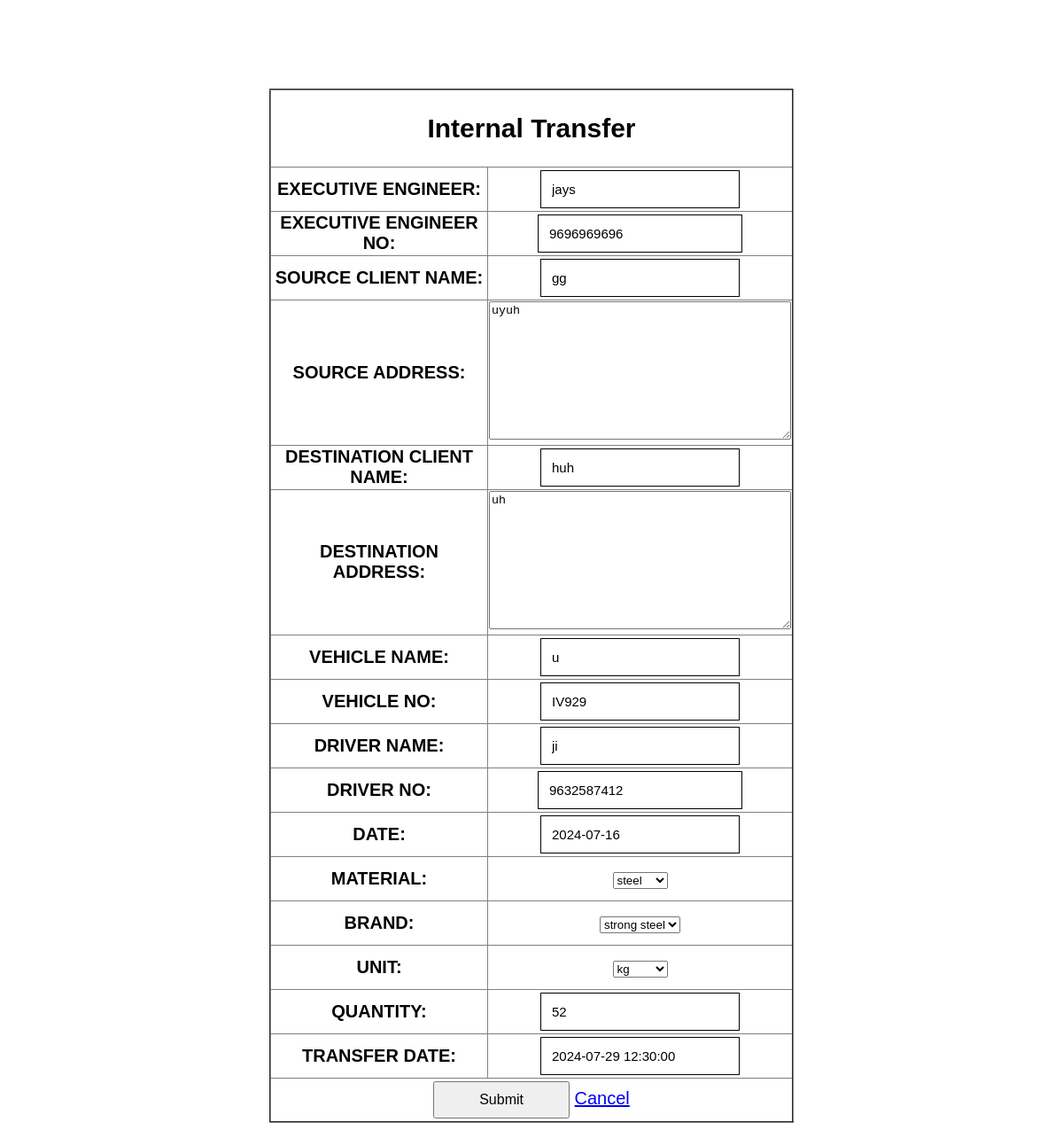
Screenshot of /updateinternaltransfer/4 (signed in) with the database file from the repository.
### construction/models.py (models this page shows)
class internaltransfer (models.Model):
    executiveengineer = models.CharField(max_length=50)
    executiveengineernum = models.BigIntegerField()
    sourceclientname = models.CharField(max_length=50)
    sourceaddress = models.TextField()
    destinationclientname = models.CharField(max_length=50)
    destinationaddress = models.TextField()
    vehiclename = models.CharField(max_length=50)
    vehiclenum = models.CharField(max_length=15)
    drivername = models.CharField(max_length=50)
    drivernum = models.BigIntegerField()
    date = models.DateField()
    material = models.ForeignKey(mastermateriallist, on_delete=models.CASCADE)
    brand = models.ForeignKey(brandlist, on_delete=models.CASCADE)
    unit = models.ForeignKey(unitmeasurement, on_delete=models.CASCADE)
    quantity = models.IntegerField(blank=True, null=True)
    transferdate = models.DateTimeField()

### construction/middlewares.py (the view)
    def wrapped_view (request,*args,**kwargs):
        if request.user.is_authenticated==False:
            return redirect('login')
        return view_function(request,*args,**kwargs)

### construction/forms.py
class internaltransferform(forms.ModelForm):
    class Meta:
        model = internaltransfer
        fields = ['executiveengineer','executiveengineernum','sourceclientname','sourceaddress',
                  'destinationclientname','destinationaddress','vehiclename','vehiclenum','drivername',
                  'drivernum','date','material','brand','unit','quantity','transferdate']

### construction/models.py (called while the page is built)
    def __str__(self):
        return str(self.materialname)

    def __str__(self):
        return str(self.unitmeasurementname)

    def __str__(self):
        return str(self.brandname)

### construction/templates/updateinternaltransfer.html (shortened to what this page needs)
<!DOCTYPE html>
<html>
<head>
</head>
<body>
<div class="card-body">
    <form method="POST">
        <table border="2">
            <tr>
                <td colspan="2" align="center">
                    <h2>Internal Transfer</h2>
                </td>
            </tr>
            <tr>
                <th>EXECUTIVE ENGINEER:</th>
                <td>{{ form.executiveengineer }}</td>
            </tr>
            <tr>
                <th>EXECUTIVE ENGINEER NO:</th>
                <td>{{ form.executiveengineernum }}</td>
            </tr>
            <tr>
                <th>SOURCE CLIENT NAME:</th>
                <td>{{ form.sourceclientname }}</td>
            </tr>
            <tr>
                <th>SOURCE ADDRESS:</th>
                <td>{{ form.sourceaddress }}</td>
            </tr>
            <tr>
                <th>DESTINATION CLIENT NAME:</th>
                <td>{{ form.destinationclientname }}</td>
            </tr>
            <tr>
                <th>DESTINATION ADDRESS:</th>
                <td>{{ form.destinationaddress }}</td>
            </tr>
            <tr>
                <th>VEHICLE NAME:</th>
                <td>{{ form.vehiclename }}</td>
            </tr>
            <tr>
                <th>VEHICLE NO:</th>
                <td>{{ form.vehiclenum }}</td>
            </tr>
            <tr>
                <th>DRIVER NAME:</th>
                <td>{{ form.drivername }}</td>
            </tr>
            <tr>
                <th>DRIVER NO:</th>
                <td>{{ form.drivernum }}</td>
            </tr>
            <tr>
                <th>DATE:</th>
                <td>{{ form.date }}</td>
            </tr>
            <tr>
                <th>MATERIAL:</th>
                <td>{{ form.material }}</td>
            </tr>
            <tr>
                <th>BRAND:</th>
                <td>{{ form.brand }}</td>
            </tr>
            <tr>
                <th>UNIT:</th>
                <td>{{ form.unit }}</td>
            </tr>
            <tr>
                <th>QUANTITY:</th>
                <td>{{ form.quantity }}</td>
            </tr>
            <tr>
                <th>TRANSFER DATE:</th>
                <td>{{ form.transferdate }}</td>
            </tr>
            <tr>
                <td colspan="2" align="center">
                    <button type="submit" class="btn btn-success">Submit</button>
                    <a type="button" class="btn btn-danger" href="/cancel">Cancel</a>
                </td>
            </tr>
        </table>
    </form>
</div>
</body>
</html>

### construction/templates/updateinternaltransfer.html (style rules this page uses)
table { width: 50%; margin: 0 auto; border-collapse: collapse; }
tr { height: 50px; }
body { font-family: Arial, sans-serif; text-align: center; margin-top: 100px; font-size: 20px; }
input { border: 1px solid; padding: 12px; font-size: 15px; }
button { padding: 10px 50px; font-size: 16px; cursor: pointer; }

### rows the page displays
internaltransfer: executiveengineer "jays", executiveengineernum "9696969696", sourceclientname "gg", sourceaddress "uyuh", destinationclientname "huh", destinationaddress "uh", vehiclename "u", vehiclenum "IV929", drivername "ji", drivernum "9632587412", date "2024-07-16", material "steel", brand "strong steel", unit "kg", quantity "52", transferdate "2024-07-29 12:30:00"
